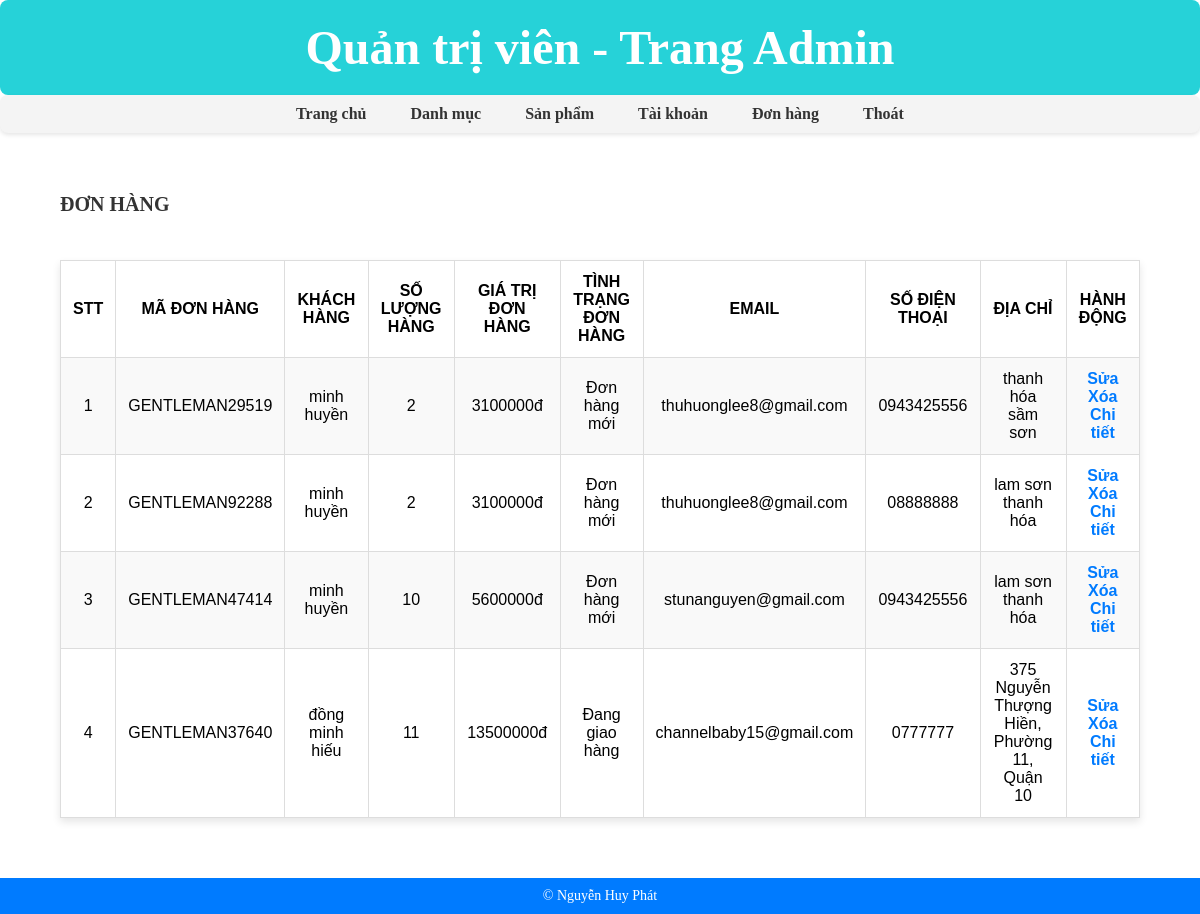
Page /admin/index.php?act=donhang (signed in) on the committed database.
### tables this page shows
CREATE TABLE IF NOT EXISTS `order` (
  `id` int NOT NULL AUTO_INCREMENT,
  `madh` varchar(20) NOT NULL,
  `tongdonhang` double(10,2) DEFAULT '0.00',
  `pttt` tinyint(1) NOT NULL DEFAULT '1',
  `ttdh` tinyint(1) NOT NULL DEFAULT '0',
  `iduser` int NOT NULL,
  `name` varchar(30) NOT NULL,
  `address` varchar(200) NOT NULL,
  `email` varchar(50) NOT NULL,
  `tel` varchar(20) NOT NULL,
  PRIMARY KEY (`id`),
  KEY `iduser` (`iduser`)
);

### connection/CartControlling.php (called while the page is built, shortened)
<?php
function getAllCart()
{
    $conn = connectDTB();
    $stmt = $conn->prepare("SELECT
            o.id As id,
            o.madh AS madh,
            o.tongdonhang AS tongdonhang,
            o.ttdh AS ttdh,
            o.name AS name,
            o.address AS address,
            o.email AS email,
            o.tel AS tel,
            SUM(c.soluong) As soluong,
            c.tensp AS tensp,
            c.img AS img
        FROM `order` o JOIN `cart` c ON o.id = c.iddh
        GROUP BY o.id
        ORDER BY o.id DESC ");
    $stmt->execute();
    $kq = $stmt->fetchAll();
    return $kq;
}
function cartstatus($n)
{
    switch ($n) {
        case 0:
            $tt = "Đơn hàng mới";
            break;
        case 2:
            $tt = "Đang giao hàng";
            break;
    }
    return $tt;
}

### admin/view/donhang.php (the view, shortened to what this page needs)
<div id="main">
    <div class="category">
        <h2>ĐƠN HÀNG</h2>
        <table class="cate_table">
            <tr>
                <th>STT</th>
                <th>Mã đơn hàng</th>
                <th>Khách hàng</th>
                <th>Số lượng hàng</th>
                <th>Giá trị đơn hàng</th>
                <th>Tình trạng đơn hàng</th>
                <th>email</th>
                <th>Số điện thoại</th>
                <th>Địa chỉ</th>
                <th>Hành động</th>
            </tr>
            <?php
            if (isset($kq) && (count($kq) > 0)) {
                $i = 1;
                foreach ($kq as $ca) {
                    $ttdh = cartstatus($ca['ttdh']);
                    echo '<tr>
                            <td>' . $i . '</td>
                            <td>' . $ca['madh'] . '</td>
                            <td>' . $ca['name'] . '</td>
                            <td>' . $ca['soluong'] . '</td>
                            <td>' . $ca['tongdonhang'] . 'đ</td>
                            <td>' . $ttdh . '</td>
                            <td>' . $ca['email'] . '</td>
                            <td>' . $ca['tel'] . '</td>
                            <td>' . $ca['address'] . '</td>
                            <td><a href="../admin/index.php?act=updatedh&id=' . $ca['id'] . '">Sửa</a> <br> <a href="../admin/index.php?act=deletedh&id=' . $ca['id'] . '">Xóa</a> <br> <a href="../admin/index.php?act=detaildh&id=' . $ca['id'] . '">Chi tiết</a></td>
                        </tr>';
                    $i++;
                }
            }
            ?>
        </table>
    </div>
</div>

### admin/css/style.css (style rules this page uses)
* { margin: 0; padding: 0; box-sizing: border-box; }
#main { margin: 20px; padding: 20px; }
.category { padding: 20px; display: flex; flex-direction: column; gap: 15px; }
.category h2 { font-size: 20px; color: #333; margin-bottom: 10px; }
.category h2 { margin-bottom: 14px; }
.category .cate_table { width: 100%; margin-top: 15px; border-collapse: collapse; font-family: Arial, sans-serif; box-shadow: 0 4px 8px rgba(0, 0, 0, 0.1); }
th, td { border: 1px solid #ddd; padding: 12px; text-align: center; }
tr:first-child { background-color: #007BFF; text-transform: uppercase; }
tr:nth-child(even) { background-color: #f9f9f9; }
tr:nth-child(odd) { background-color: #ffffff; }
a { text-decoration: none; color: #007BFF; font-weight: bold; }

### rows in the picture
order: madh "GENTLEMAN29519", name "minh huyền", soluong "2", tongdonhang "3100000", ttdh "Đơn hàng mới", email "thuhuonglee8@gmail.com", tel "0943425556", address "thanh hóa sầm sơn"
order: madh "GENTLEMAN92288", name "minh huyền", soluong "2", tongdonhang "3100000", ttdh "Đơn hàng mới", email "thuhuonglee8@gmail.com", tel "08888888", address "lam sơn thanh hóa"
order: madh "GENTLEMAN47414", name "minh huyền", soluong "10", tongdonhang "5600000", ttdh "Đơn hàng mới", email "stunanguyen@gmail.com", tel "0943425556", address "lam sơn thanh hóa"
order: madh "GENTLEMAN37640", name "đồng minh hiếu", soluong "11", tongdonhang "13500000", ttdh "Đang giao hàng", email "channelbaby15@gmail.com", tel "0777777", address "375 Nguyễn Thượng Hiền, Phường 11, Quận 10"
